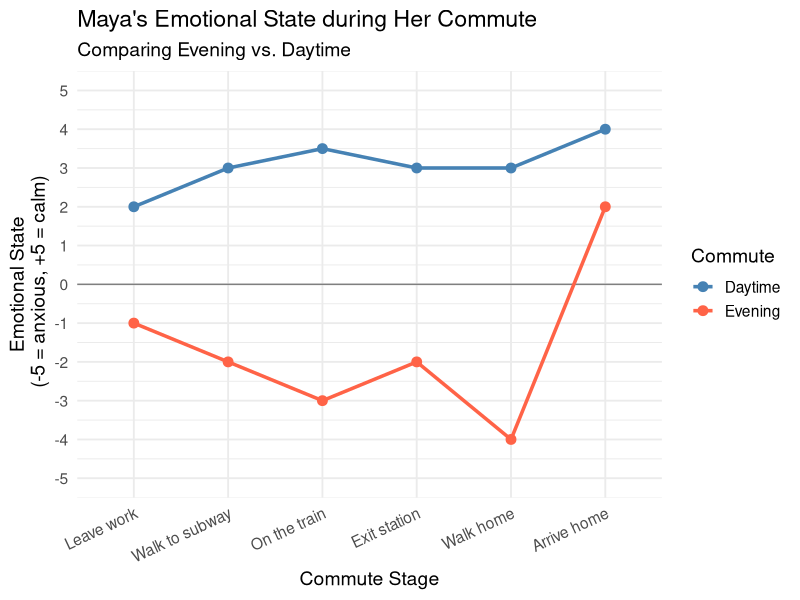
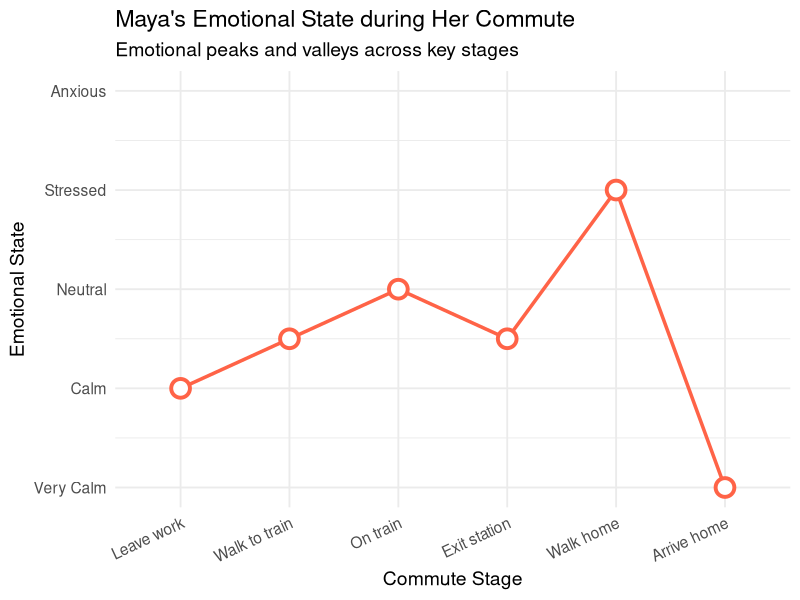

Write R code to recreate these figures, in order.
## ---- chunk 1
#| label: maya-evening-commute
#| fig-cap: "Maya's Emotional State during Her Commute (Evening vs. Daytime)"
#| fig-width: 8
#| fig-height: 5
#| warning: false

library(ggplot2)
library(dplyr)
library(tidyr)

# Data: emotional state scores (1=very calm, 5=high anxiety)
stages <- c("Leave work", "Walk to subway", "On the train", "Exit station", "Walk home", "Arrive home")

data <- tibble(
  stage = factor(stages, levels = stages),
  Evening = c(-1, -2, -3, -2, -4, 2),
  Daytime = c( 2,  3,3.5,  3,  3, 4)
) %>%
  pivot_longer(cols = c(Evening, Daytime), names_to = "Commute", values_to = "Emotion")

ggplot(data, aes(x = stage, y = Emotion, group = Commute, color = Commute)) +
  scale_color_manual(values = c("Evening" = "tomato", 
                                "Daytime" = "steelblue")) +
  geom_hline(yintercept = 0, linetype = "solid", color = "gray50") +
  geom_line(size = 1.2) +
  geom_point(size = 3) +
  #geom_text(aes(label = Emotion), vjust = -1, size = 4) +   # show values
  scale_y_continuous(breaks = -5:5, limits = c(-5,5)) + #,                     labels = c("Very Calm","Calm","Neutral","Stressed","Anxious")) +
  labs(x = "Commute Stage",
       y = "Emotional State\n (-5 = anxious, +5 = calm)",
       title = "Maya's Emotional State during Her Commute",
       subtitle = "Comparing Evening vs. Daytime") +
  theme_minimal(base_size = 14) +
  theme(axis.text.x = element_text(angle = 25, hjust = 1))
## ---- chunk 2
#| label: maya-evening-commute-1
# #| fig-cap: "Maya's Emotional State during Her Commute"
#| fig-width: 8
#| fig-height: 5
#| warning: false

library(ggplot2)
library(dplyr)
library(tidyr)

# Data: Maya's emotional state during her evening commute
data_evening <- data.frame(
  stage = factor(c("Leave work", "Walk to train", "On train", "Exit station", "Walk home", "Arrive home"),
                 levels = c("Leave work", "Walk to train", "On train", "Exit station", "Walk home", "Arrive home")),
  Emotion = c(2, 2.5, 3, 2.5, 4, 1) # 1 = Very Calm … 5 = Anxious
)

# Plot: Evening commute only
ggplot(data_evening, aes(x = stage, y = Emotion, group = 1)) +
  geom_line(color = "tomato", size = 1.2) +
  geom_point(shape = 21,  # Shape 21 allows for separate fill and border
             colour = "tomato", # Border color
             fill = "white",   # Inner color (creates the "hole" effect)
             size = 5,         # Overall size of the point
             stroke = 2) +    # Thickness of the border
#  geom_point(color = "tomato", size = 5) +
#  geom_text(aes(label = Emotion), vjust = -1, color = "tomato") +
  geom_hline(yintercept = 0, linetype = "dashed", color = "gray60") +
  scale_y_continuous(
    breaks = 1:5, limits = c(1, 5),
    labels = c("Very Calm", "Calm", "Neutral", "Stressed", "Anxious")
  ) +
  labs(
    x = "Commute Stage",
    y = "Emotional State",
    title = "Maya's Emotional State during Her Commute",
    subtitle = "Emotional peaks and valleys across key stages"
  ) +
  theme_minimal(base_size = 14) +
  theme(axis.text.x = element_text(angle = 25, hjust = 1))
